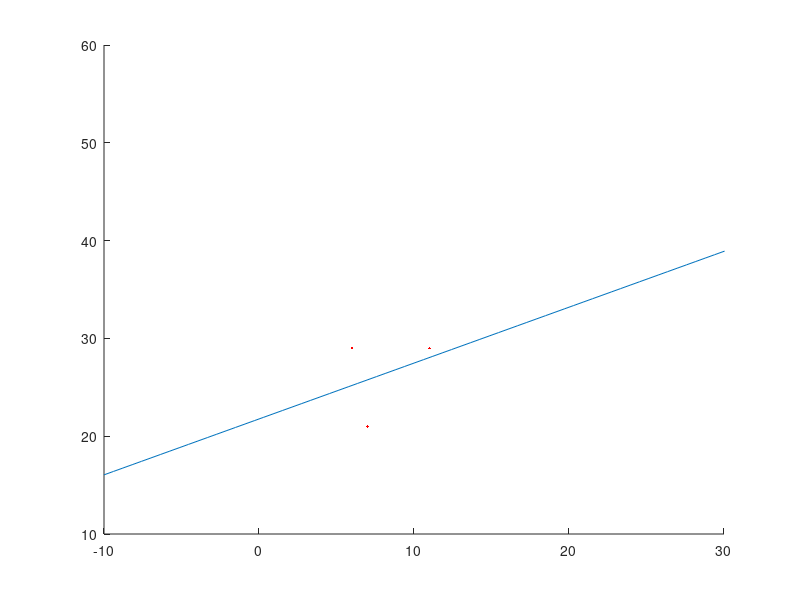

MATLAB code for this plot:
hold on
% f(x) = a1 + a2*x;
f = @(x) 21.7619 + 0.5714*x;

x=[6 7 11];
y=[29 21 29];

plot(x(1),y(1),'r','linewidth',4)
plot(x(2),y(2),'r','linewidth',4)
plot(x(3),y(3),'r','linewidth',4)

axis([-10 30]);
x = linspace(-10, 50);
plot(x,f(x))
hold off